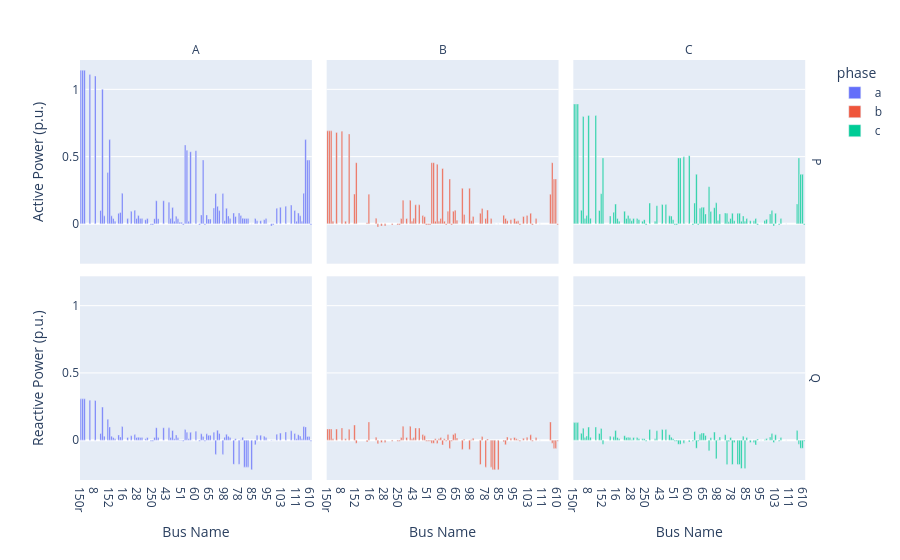

Here is the notebook cell this chart was saved with:
### Code cell
opf.plot_pq(sol.p_flow, sol.q_flow, t=t_plot)

### Figure 1 — Plotly figure (JSON) as saved in the notebook; plotly's stock layout.template omitted (floating-point values rounded to 4 significant figures; data arrays with more than 128 entries replaced by an {"elided": "..."} marker saying what was removed)
{"data": [{"hovertemplate": "phase=a<br>part=P<br>Bus Name=%{x}<br>power=%{y}<extra></extra>", "legendgroup": "a", "marker": {"color": "#636efa", "pattern": {"shape": ""}}, "name": "a", "orientation": "v", "showlegend": true, "textposition": "auto", "type": "bar", "x": {"elided": "129 str values"}, "xaxis": "x4", "y": {"elided": "129 float values"}, "yaxis": "y4"}, {"hovertemplate": "phase=a<br>part=Q<br>Bus Name=%{x}<br>power=%{y}<extra></extra>", "legendgroup": "a", "marker": {"color": "#636efa", "pattern": {"shape": ""}}, "name": "a", "orientation": "v", "showlegend": false, "textposition": "auto", "type": "bar", "x": {"elided": "129 str values"}, "xaxis": "x", "y": {"elided": "129 float values"}, "yaxis": "y"}, {"hovertemplate": "phase=b<br>part=P<br>Bus Name=%{x}<br>power=%{y}<extra></extra>", "legendgroup": "b", "marker": {"color": "#EF553B", "pattern": {"shape": ""}}, "name": "b", "orientation": "v", "showlegend": true, "textposition": "auto", "type": "bar", "x": {"elided": "129 str values"}, "xaxis": "x5", "y": {"elided": "129 float values"}, "yaxis": "y5"}, {"hovertemplate": "phase=b<br>part=Q<br>Bus Name=%{x}<br>power=%{y}<extra></extra>", "legendgroup": "b", "marker": {"color": "#EF553B", "pattern": {"shape": ""}}, "name": "b", "orientation": "v", "showlegend": false, "textposition": "auto", "type": "bar", "x": {"elided": "129 str values"}, "xaxis": "x2", "y": {"elided": "129 float values"}, "yaxis": "y2"}, {"hovertemplate": "phase=c<br>part=P<br>Bus Name=%{x}<br>power=%{y}<extra></extra>", "legendgroup": "c", "marker": {"color": "#00cc96", "pattern": {"shape": ""}}, "name": "c", "orientation": "v", "showlegend": true, "textposition": "auto", "type": "bar", "x": {"elided": "129 str values"}, "xaxis": "x6", "y": {"elided": "129 float values"}, "yaxis": "y6"}, {"hovertemplate": "phase=c<br>part=Q<br>Bus Name=%{x}<br>power=%{y}<extra></extra>", "legendgroup": "c", "marker": {"color": "#00cc96", "pattern": {"shape": ""}}, "name": "c", "orientation": "v", "showlegend": false, "textposition": "auto", "type": "bar", "x": {"elided": "129 str values"}, "xaxis": "x3", "y": {"elided": "129 float values"}, "yaxis": "y3"}], "layout": {"annotations": [{"font": {}, "showarrow": false, "text": "A", "x": 0.1567, "xanchor": "center", "xref": "paper", "y": 1, "yanchor": "bottom", "yref": "paper"}, {"font": {}, "showarrow": false, "text": "B", "x": 0.49, "xanchor": "center", "xref": "paper", "y": 1, "yanchor": "bottom", "yref": "paper"}, {"font": {}, "showarrow": false, "text": "C", "x": 0.8233, "xanchor": "center", "xref": "paper", "y": 1, "yanchor": "bottom", "yref": "paper"}, {"font": {}, "showarrow": false, "text": "Q", "textangle": 90, "x": 0.98, "xanchor": "left", "xref": "paper", "y": 0.2425, "yanchor": "middle", "yref": "paper"}, {"font": {}, "showarrow": false, "text": "P", "textangle": 90, "x": 0.98, "xanchor": "left", "xref": "paper", "y": 0.7575, "yanchor": "middle", "yref": "paper"}], "barmode": "relative", "legend": {"title": {"text": "phase"}, "tracegroupgap": 0}, "margin": {"t": 60}, "xaxis": {"anchor": "y", "domain": [0, 0.3133], "title": {"text": "Bus Name"}}, "xaxis2": {"anchor": "y2", "domain": [0.3333, 0.6467], "matches": "x", "title": {"text": "Bus Name"}}, "xaxis3": {"anchor": "y3", "domain": [0.6667, 0.98], "matches": "x", "title": {"text": "Bus Name"}}, "xaxis4": {"anchor": "y4", "domain": [0, 0.3133], "matches": "x", "showticklabels": false}, "xaxis5": {"anchor": "y5", "domain": [0.3333, 0.6467], "matches": "x", "showticklabels": false}, "xaxis6": {"anchor": "y6", "domain": [0.6667, 0.98], "matches": "x", "showticklabels": false}, "yaxis": {"anchor": "x", "domain": [0, 0.485], "title": {"text": "Reactive Power (p.u.)"}}, "yaxis2": {"anchor": "x2", "domain": [0, 0.485], "matches": "y", "showticklabels": false}, "yaxis3": {"anchor": "x3", "domain": [0, 0.485], "matches": "y", "showticklabels": false}, "yaxis4": {"anchor": "x4", "domain": [0.515, 1], "matches": "y", "title": {"text": "Active Power (p.u.)"}}, "yaxis5": {"anchor": "x5", "domain": [0.515, 1], "matches": "y", "showticklabels": false}, "yaxis6": {"anchor": "x6", "domain": [0.515, 1], "matches": "y", "showticklabels": false}}}
